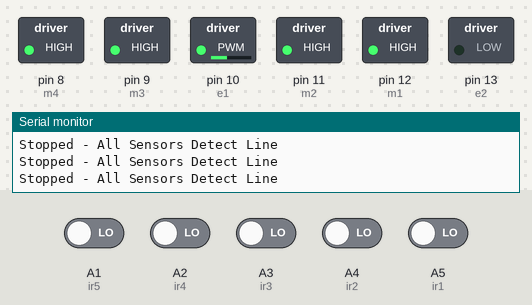
This sketch was run on a simulated Arduino Uno, built with avr-gcc and run on an emulated ATmega328P. Shown: switched loads named in the sketch (green lamp = pin HIGH), the last lines printed to the serial monitor. The test bench sets the inputs (shaded band); at power-on: A1 (ir5), A2 (ir4), A3 (ir3), A4 (ir2), A5 (ir1) LOW.

Above: at 1.2 s.
1.3 s: A1 (ir5) driven HIGH and A2 (ir4) driven HIGH
At 1.7 s:
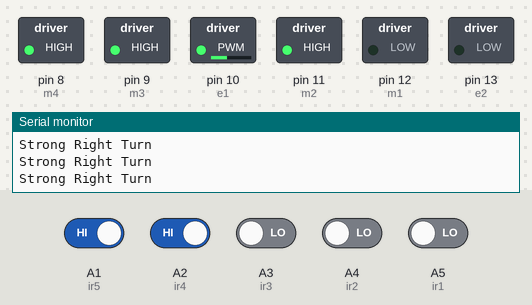
2.8 s: A5 (ir1) driven HIGH
4.8 s: A3 (ir3) driven HIGH
At 5.9 s:
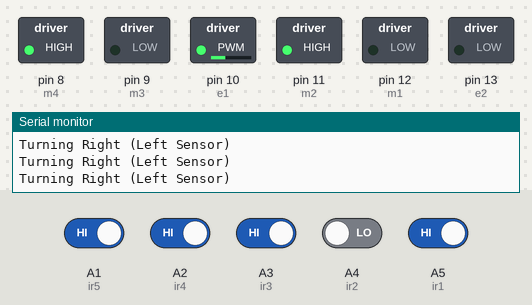
6.3 s: A1 (ir5) driven LOW
At 7.3 s:
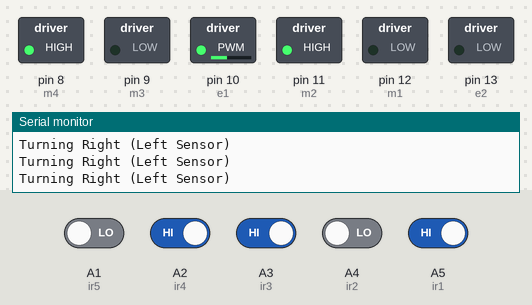
7.8 s: A4 (ir2) driven HIGH
At 9.0 s:
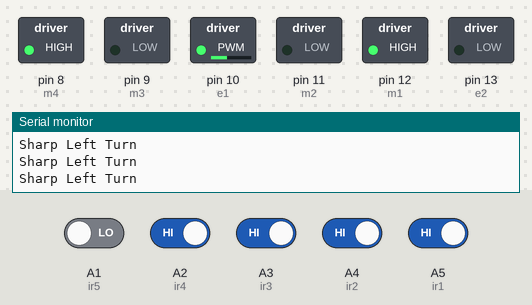
9.3 s: A2 (ir4) driven LOW and A3 (ir3) driven LOW
At 9.8 s:
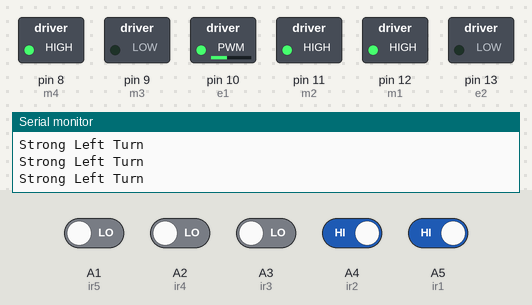
Timing chart, 0 to 11.8 s (numbered marks = the images above; inputs shaded):
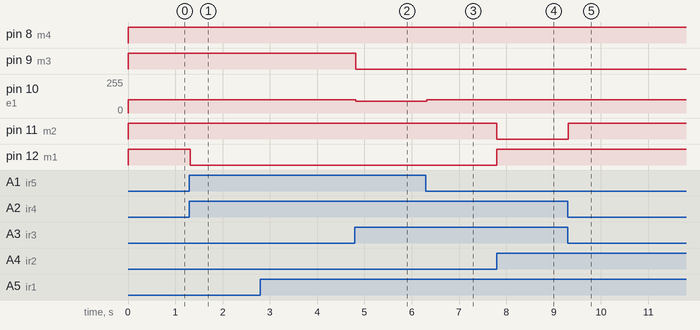

The sketch:

rule_based_line_follow.ino
```cpp
// Motor pin definitions
#define m1 12   // Right Motor pin1
#define m2 11   // Right Motor pin2
#define m3 9    // Left Motor pin1
#define m4 8    // Left Motor pin2
#define e1 10   // Right Motor Enable
#define e2 13   // Left Motor Enable

// 5 Channel IR Sensor Connections
#define ir1 A5
#define ir2 A4
#define ir3 A3
#define ir4 A2
#define ir5 A1

void setup() {
  Serial.begin(9600);

  // Motor pins
  pinMode(m1, OUTPUT);
  pinMode(m2, OUTPUT);
  pinMode(m3, OUTPUT);
  pinMode(m4, OUTPUT);
  pinMode(e1, OUTPUT);
  pinMode(e2, OUTPUT);

  // IR sensor pins
  pinMode(ir1, INPUT);
  pinMode(ir2, INPUT);
  pinMode(ir3, INPUT);
  pinMode(ir4, INPUT);
  pinMode(ir5, INPUT);
}

void loop() {
  // IR sensor readings
  int s1 = digitalRead(ir1);  // Left Most Sensor
  int s2 = digitalRead(ir2);  // Left Sensor
  int s3 = digitalRead(ir3);  // Middle Sensor
  int s4 = digitalRead(ir4);  // Right Sensor
  int s5 = digitalRead(ir5);  // Right Most Sensor

  // Set default motor speeds
  analogWrite(e1, 100);  // Right motor speed
  analogWrite(e2, 100);  // Left motor speed

  // Middle sensor detects line
  if((s1 == 1) && (s2 == 1) && (s3 == 0) && (s4 == 1) && (s5 == 1)) {
    digitalWrite(m1, LOW);   // Forward
    digitalWrite(m2, HIGH);
    digitalWrite(m3, LOW);   // Forward
    digitalWrite(m4, HIGH);
    Serial.println("Moving Forward");
  }
  // Left sensor detects line
  else if((s1 == 1) && (s2 == 0) && (s3 == 1) && (s4 == 1) && (s5 == 1)) {
    analogWrite(e1, 90);     // Right motor full speed
    analogWrite(e2, 70);     // Left motor reduced speed
    digitalWrite(m1, LOW);   // Forward
    digitalWrite(m2, HIGH);
    digitalWrite(m3, LOW);   // Forward
    digitalWrite(m4, HIGH);
    Serial.println("Turning Right (Left Sensor)");
  }
  // Left most sensor detects line
  else if((s1 == 0) && (s2 == 1) && (s3 == 1) && (s4 == 1) && (s5 == 1)) {
    digitalWrite(m1, LOW);   // Forward
    digitalWrite(m2, HIGH);
    digitalWrite(m3, HIGH);  // Backward
    digitalWrite(m4, LOW);
    Serial.println("Sharp Right Turn");
  }
  // Right sensor detects line
  else if((s1 == 1) && (s2 == 1) && (s3 == 1) && (s4 == 0) && (s5 == 1)) {
    analogWrite(e1, 70);     // Right motor reduced speed
    analogWrite(e2, 90);     // Left motor full speed
    digitalWrite(m1, LOW);   // Forward
    digitalWrite(m2, HIGH);
    digitalWrite(m3, LOW);   // Forward
    digitalWrite(m4, HIGH);
    Serial.println("Turning Left (Right Sensor)");
  }
  // Right most sensor detects line
  else if((s1 == 1) && (s2 == 1) && (s3 == 1) && (s4 == 1) && (s5 == 0)) {
    digitalWrite(m1, HIGH);  // Backward
    digitalWrite(m2, LOW);
    digitalWrite(m3, LOW);   // Forward
    digitalWrite(m4, HIGH);
    Serial.println("Sharp Left Turn");
  }
  // Middle and right sensors detect line
  else if((s1 == 1) && (s2 == 1) && (s3 == 0) && (s4 == 0) && (s5 == 1)) {
    digitalWrite(m1, HIGH);  // Stop
    digitalWrite(m2, HIGH);
    digitalWrite(m3, LOW);   // Forward
    digitalWrite(m4, HIGH);
    Serial.println("Gentle Left Turn");
  }
  // Middle and left sensors detect line
  else if((s1 == 1) && (s2 == 0) && (s3 == 0) && (s4 == 1) && (s5 == 1)) {
    digitalWrite(m1, LOW);   // Forward
    digitalWrite(m2, HIGH);
    digitalWrite(m3, HIGH);  // Stop
    digitalWrite(m4, HIGH);
    Serial.println("Gentle Right Turn");
  }
  // Middle, left and left most sensors detect line
  else if((s1 == 0) && (s2 == 0) && (s3 == 0) && (s4 == 1) && (s5 == 1)) {
    digitalWrite(m1, LOW);   // Forward
    digitalWrite(m2, HIGH);
    digitalWrite(m3, HIGH);  // Stop
    digitalWrite(m4, HIGH);
    Serial.println("Strong Right Turn");
  }
  // Middle, right and right most sensors detect line
  else if((s1 == 1) && (s2 == 1) && (s3 == 0) && (s4 == 0) && (s5 == 0)) {
    digitalWrite(m1, HIGH);  // Stop
    digitalWrite(m2, HIGH);
    digitalWrite(m3, LOW);   // Forward
    digitalWrite(m4, HIGH);
    Serial.println("Strong Left Turn");
  }
  // All sensors detect line
  else if((s1 == 0) && (s2 == 0) && (s3 == 0) && (s4 == 0) && (s5 == 0)) {
    digitalWrite(m1, HIGH);  // Stop
    digitalWrite(m2, HIGH);
    digitalWrite(m3, HIGH);  // Stop
    digitalWrite(m4, HIGH);
    Serial.println("Stopped - All Sensors Detect Line");
  }
}
```

Measured:
- after the input at 1.3 s, pin 12 (m1): HIGH → LOW at once
- after the input at 4.8 s, pin 9 (m3): HIGH → LOW at once; pin 10 (e1): 100/255 → 90/255 at once
- after the input at 6.3 s, pin 10 (e1): 90/255 → 100/255 at once
- after the input at 7.8 s, pin 11 (m2): HIGH → LOW at once; pin 12 (m1): LOW → HIGH at once
- after the input at 9.3 s, pin 11 (m2): LOW → HIGH at once
